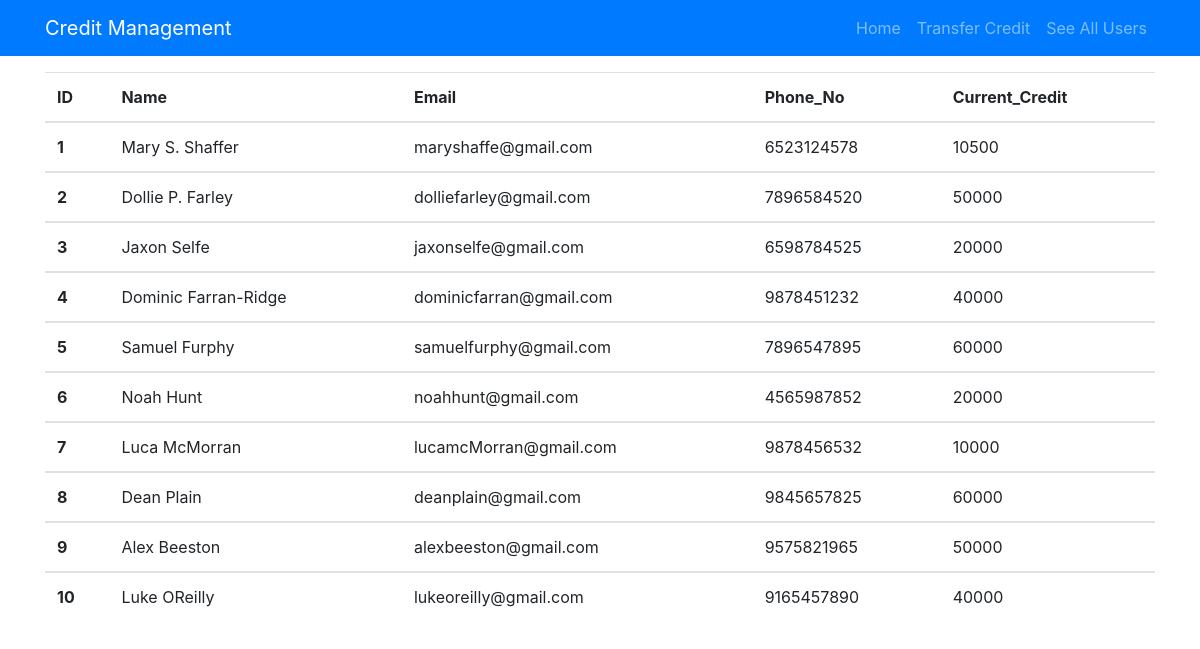
The page /allusers.php on the database its author committed.
### tables this page shows
CREATE TABLE IF NOT EXISTS `userdata` (
  `id` int(3) NOT NULL AUTO_INCREMENT,
  `name` varchar(50) NOT NULL,
  `email` varchar(30) NOT NULL,
  `phone_no` varchar(10) NOT NULL,
  `current_credit` int(20) NOT NULL,
  `status` varchar(12) NOT NULL,
  PRIMARY KEY (`id`)
);

### allusers.php (the view, shortened to what this page needs)
<?php
include "db.php";
?>
<!DOCTYPE html>
<html>
<head>
    <link rel="stylesheet" href="https://maxcdn.bootstrapcdn.com/bootstrap/4.0.0-beta/css/bootstrap.min.css">
</head>
<body>
<nav class="navbar navbar-expand-sm navbar-dark bg-primary mb-3">
        <div class="container">
          <a class="navbar-brand" href="index.php">Credit Management</a>
              <ul class="navbar-nav">
                  <li class="nav-item">
                      <a class="nav-link" href="index.php">Home</a>
                  </li>
                  <li class="nav-item">
                      <a class="nav-link" href="tc.php">Transfer Credit</a>
                  </li>
                  <li class="nav-item">
                      <a class="nav-link" href="allusers.php">See All Users</a>
                  </li class="nav-item">
              </ul>
          </div>
    </nav>
 <div class="container">
	<table class="table">
            <thead>
                <tr>
                    <th>ID</th>
                    <th>Name</th>
                    <th>Email</th>
                    <th>Phone_No</th>
                    <th>Current_Credit</th>
                </tr>
            </thead>
            <?php
				$query = "SELECT id,name,email,phone_no,current_credit FROM userdata";
				$result = mysqli_query($conn,$query);
				while($row = mysqli_fetch_array($result,MYSQLI_BOTH)){
					$id = $row['id'];
					$name = $row['name'];
					$email = $row['email'];
					$phone_no = $row['phone_no'];
					$current_credit = $row['current_credit'];
			?>
            <tbody>
                <tr>
                    <th scope="row"><?php echo $id; ?></th>
                    <td><?php echo $name; ?></td>
                    <td><?php echo $email; ?></td>
                    <td><?php echo $phone_no; ?></td>
                    <td><?php echo $current_credit; ?></td>
                </tr>
            </tbody>
            <?php
}
?>
        </table>
</div>
</body>
</html>

### rows shown on the page
userdata: id "1", name "Mary S. Shaffer", email "maryshaffe@gmail.com", phone_no "6523124578", current_credit "10500"
userdata: id "2", name "Dollie P. Farley", email "dolliefarley@gmail.com", phone_no "7896584520", current_credit "50000"
userdata: id "3", name "Jaxon Selfe", email "jaxonselfe@gmail.com", phone_no "6598784525", current_credit "20000"
userdata: id "4", name "Dominic Farran-Ridge", email "dominicfarran@gmail.com", phone_no "9878451232", current_credit "40000"
userdata: id "5", name "Samuel Furphy", email "samuelfurphy@gmail.com", phone_no "7896547895", current_credit "60000"
userdata: id "6", name "Noah Hunt", email "noahhunt@gmail.com", phone_no "4565987852", current_credit "20000"
userdata: id "7", name "Luca McMorran", email "lucamcMorran@gmail.com", phone_no "9878456532", current_credit "10000"
userdata: id "8", name "Dean Plain", email "deanplain@gmail.com", phone_no "9845657825", current_credit "60000"
userdata: id "9", name "Alex Beeston", email "alexbeeston@gmail.com", phone_no "9575821965", current_credit "50000"
userdata: id "10", name "Luke OReilly", email "lukeoreilly@gmail.com", phone_no "9165457890", current_credit "40000"
